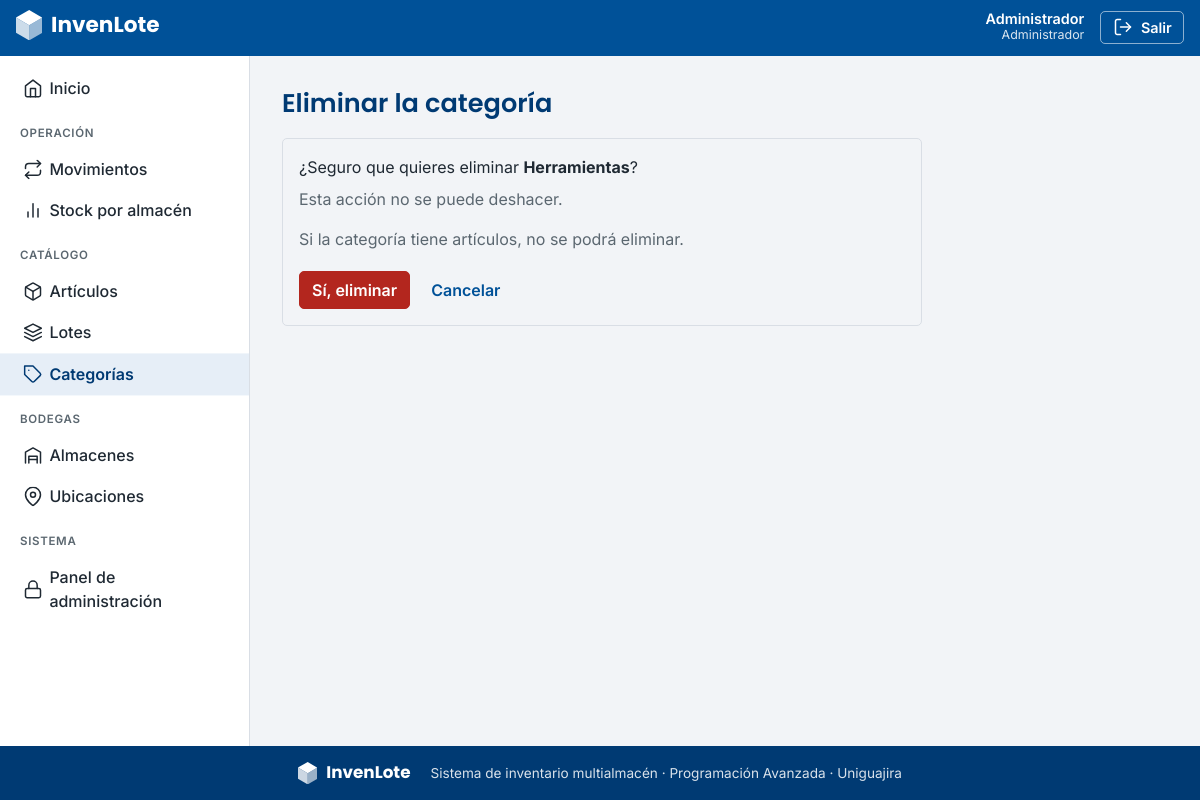
The page /categorias/1/eliminar/ (signed in) on the database its author committed.
### apps/usuarios/models.py (models this page shows, shortened)
class Usuario(AbstractUser):
    class Rol(models.TextChoices):
        ADMIN = "ADMIN", "Administrador"
        JEFE = "JEFE", "Jefe de bodega"
        BODEGUERO = "BODEGUERO", "Bodeguero"
    pk_usu_id = models.BigAutoField(primary_key=True)
    usu_rol = models.CharField("rol", max_length=10, choices=Rol.choices, default=Rol.BODEGUERO)
    class Meta:
        db_table = "tbl_usuario"
        verbose_name = "usuario"
        verbose_name_plural = "usuarios"

### apps/categorias/models.py (models this page shows)
class Categoria(models.Model):
    pk_cat_id = models.BigAutoField(primary_key=True)
    cat_nombre = models.CharField("nombre", max_length=100)
    class Meta:
        db_table = "tbl_categoria"
        verbose_name = "categoría"
        verbose_name_plural = "categorías"
    def __str__(self):
        return self.cat_nombre

### apps/categorias/views.py (the view)
# urls.py: path("<int:pk>/eliminar/", views.CategoriaEliminar.as_view(), name="eliminar"),
class CategoriaEliminar(PermissionRequiredMixin, EliminarProtegidoMixin, DeleteView):
    model = Categoria
    permission_required = "categorias.delete_categoria"
    success_url = reverse_lazy("categorias:lista")
    mensaje_exito = "Eliminado correctamente."

### config/context.py (called while the page is built)
def rol_usuario(request):
    usuario = request.user
    if not usuario.is_authenticated:
        return {}
    return {"rol": usuario.get_usu_rol_display()}

### templates/categorias/categoria_confirm_delete.html
{% extends "crud/confirmar_eliminar.html" %}
{% block nombre_modelo %}la categoría{% endblock %}
{% block aviso %}<p class="texto-suave">Si la categoría tiene artículos, no se podrá eliminar.</p>{% endblock %}
{% block cancelar %}{% url 'categorias:lista' %}{% endblock %}

### templates/crud/confirmar_eliminar.html (shortened to what this page needs)
{% extends "base.html" %}
{% block contenido %}
<div class="encabezado"><h1>Eliminar {% block nombre_modelo %}registro{% endblock %}</h1></div>
<div class="card tarjeta-formulario">
  <div class="card-body">
    <p class="mb-2">¿Seguro que quieres eliminar <strong>{{ object }}</strong>?</p>
    <p class="texto-suave">Esta acción no se puede deshacer.</p>
    {% block aviso %}{% endblock %}
    <form method="post">
      <div class="botones-form">
        <button type="submit" class="btn btn-peligro">Sí, eliminar</button>
        <a class="btn btn-texto" href="{% block cancelar %}{% url 'inicio' %}{% endblock %}">Cancelar</a>
      </div>
    </form>
  </div>
</div>
{% endblock %}

### templates/includes/navbar.html (shortened to what this page needs)
<header class="barra-superior">
  <div class="barra-interna">
    <a class="marca" href="{% url 'inicio' %}" aria-label="InvenLote, ir al inicio">
      {% include "includes/logo.html" with blanco=True %}
    </a>
    {% if user.is_authenticated %}
    <div class="usuario">
      <div class="usuario-datos d-none d-sm-block">
        <div class="usuario-nombre">{{ user.get_full_name|default:user.username }}</div>
        <div class="usuario-rol">{{ rol }}</div>
      </div>
      <form method="post" action="{% url 'logout' %}">
        <button type="submit" class="btn-salir">{% include "includes/icono.html" with nombre="salir" %}<span>Salir</span></button>
      </form>
    </div>
    {% endif %}
  </div>
</header>

### static/invenlote/app.css (style rules this page uses)
:root { --il-azul: #005198; --il-azul-oscuro: #003A73; --il-naranja: #F28C1B; --il-gris: #F2F4F7; --il-texto: #1F2933; --il-suave: #5B6770; --il-borde: #D9DEE5; --il-rojo: #B3261E; --il-verde: #1E7B3A; --bs-primary: var(--il-azul); --bs-primary-rgb: 0, 81, 152; --bs-link-color: var(--il-azul); --bs-link-color-rgb: 0, 81, 152; --bs-link-hover-color: var(--il-azul-oscuro); --bs-body-color: var(--il-texto); --bs-body-bg: var(--il-gris); --bs-body-font-family: 'Inter', system-ui, -apple-system, 'Segoe UI', sans-serif; --bs-border-color: var(--il-borde); --bs-border-radius: 5px; --bs-border-radius-sm: 5px; --bs-border-radius-lg: 5px; }
body { background: var(--il-gris); color: var(--il-texto); display: flex; flex-direction: column; min-height: 100vh; }
h1, h2, h3, h4, h5, h6, .h1, .h2, .h3 { font-family: 'Poppins', 'Inter', sans-serif; font-weight: 600; color: var(--il-azul-oscuro); }
a { text-decoration: none; }
.btn { border-radius: 5px; font-weight: 600; display: inline-flex; align-items: center; justify-content: center; }
.btn-peligro { background: var(--il-rojo); border-color: var(--il-rojo); color: #fff; }
.btn-texto { background: transparent; border-color: transparent; color: var(--il-azul); }
.barra-superior { background: var(--il-azul); color: #fff; position: sticky; top: 0; z-index: 1030; }
.barra-interna { display: flex; align-items: center; gap: .75rem; padding: .6rem 1rem; max-width: 1500px; margin: 0 auto; }
.marca { color: #fff; margin-right: auto; }
.usuario { display: flex; align-items: center; gap: 1rem; }
.usuario-nombre { font-weight: 600; font-size: .9rem; line-height: 1.1; text-align: right; }
.usuario-rol { font-size: .78rem; opacity: .85; text-align: right; }
.btn-salir { background: transparent; color: #fff; border: 1px solid rgba(255,255,255,.55); border-radius: 5px; padding: .3rem .7rem; font-weight: 600; font-size: .9rem; }
.encabezado { display: flex; flex-wrap: wrap; align-items: center; justify-content: space-between; gap: .75rem 1rem; margin-bottom: 1.25rem; }
.encabezado h1 { font-size: 1.6rem; margin: 0; }
.card { border-color: var(--il-borde); border-radius: 5px; box-shadow: none; }
.texto-suave { color: var(--il-suave); }
.tarjeta-formulario { max-width: 640px; }
.botones-form { display: flex; flex-wrap: wrap; gap: .5rem; align-items: center; margin-top: 1.25rem; }

### rows shown on the page
Usuario: get_full_name "Administrador", first_name "Administrador"
Categoria: cat_nombre "Herramientas"
